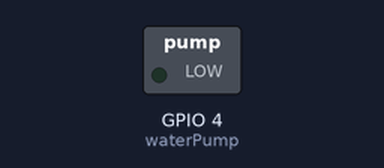
Bench run of a sketch on a simulated ESP8266 (NodeMCU). On the bench: switched loads named in the sketch (green lamp = pin HIGH). Dashed ring = blinking.

Above: at 0.5 s.
Timing chart, 0 to 4.6 s (numbered marks = the images above):
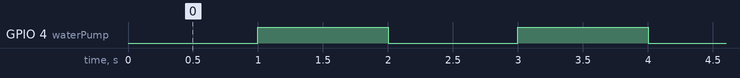

The sketch:

relayModule5Vdebug.ino
```cpp
#include <ESP8266WiFi.h>

#define waterPump 4
void setup() {
  // put your setup code here, to run once:
  Serial.begin(9600);
  pinMode(waterPump, OUTPUT);

}

void loop() {
  // put your main code here, to run repeatedly:
  digitalWrite(waterPump, LOW);
  delay(1000);
  digitalWrite(waterPump, HIGH);
  delay(1000);

}
```

Measured:
- by itself, GPIO 4 (waterPump): alternates HIGH for 1.0 s and LOW for 1.0 s
